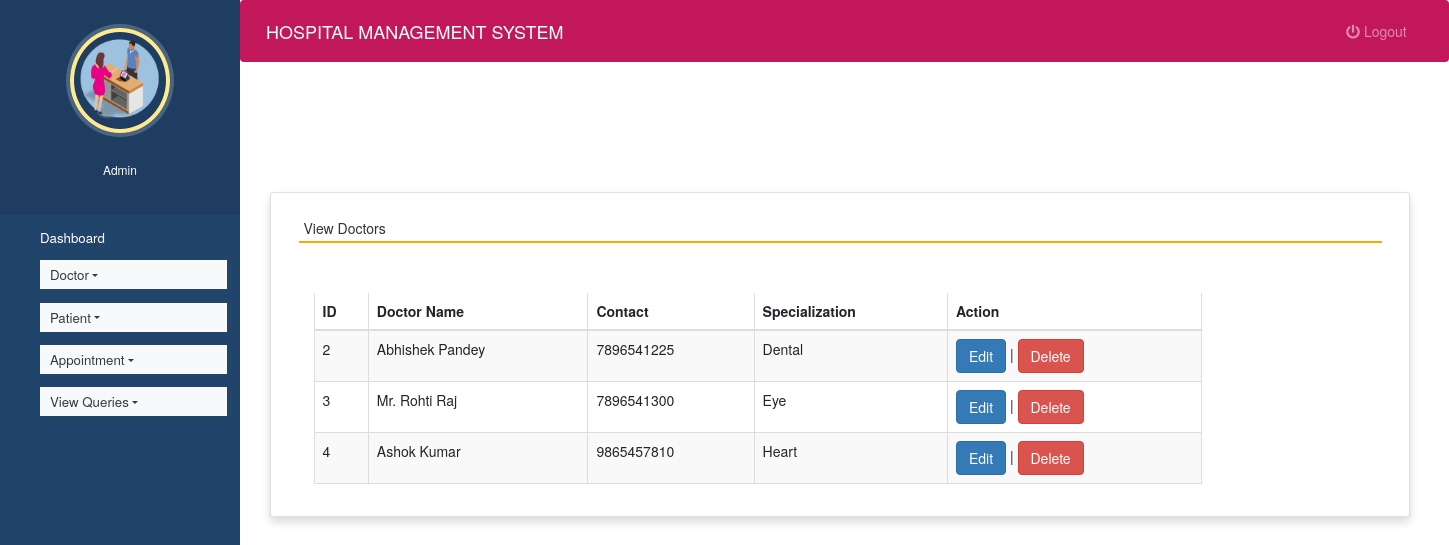
The page /view_doctor (signed in) on the database as committed earlier.
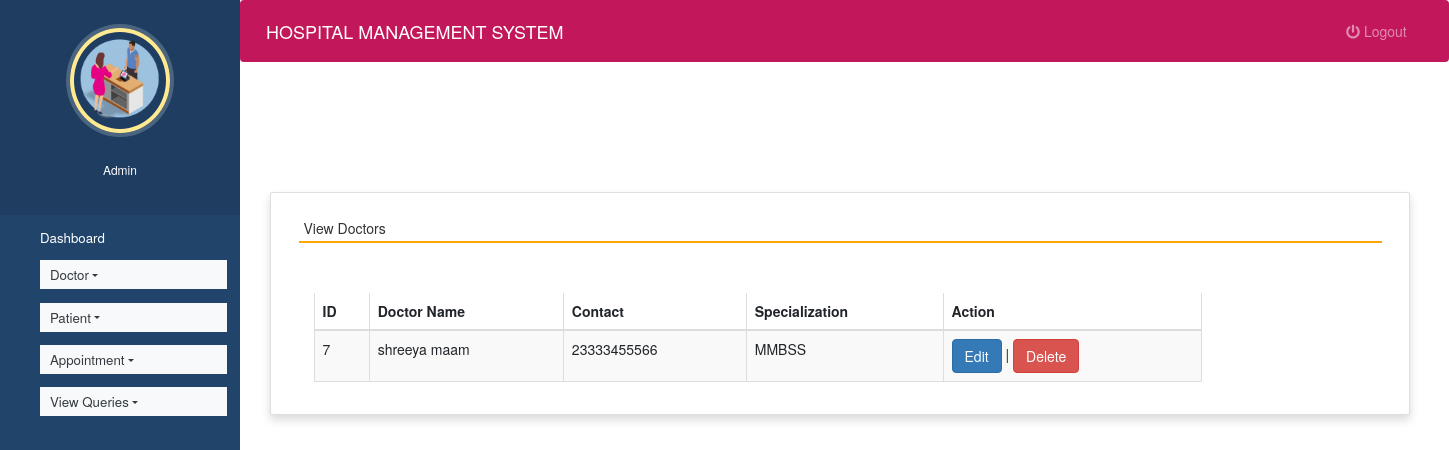
The same page on the database as committed later.
### hospitals/models.py (models this page shows, shortened)
class Doctor(models.Model):
    name = models.CharField(max_length=50)
    mobile = models.IntegerField()
    special = models.CharField(max_length=50)

### hospitals/views.py (the view)
# urls.py: path('view_doctor', view_doctor, name='view_doctor'),
def view_doctor(request):
    if not request.user.is_staff:
        return redirect('login')
    doc = Doctor.objects.all()
    d = {'doc':doc}
    return render(request,'view_doctor.html', d)

### hospitals/templates/view_doctor.html (shortened to what this page needs)
{% extends 'admin_nav.html' %}
{% load static %}
{% block content %}
<head>
 <link rel="stylesheet" href="https://maxcdn.bootstrapcdn.com/bootstrap/3.4.1/css/bootstrap.min.css">
  <link rel="stylesheet" href="https://cdnjs.cloudflare.com/ajax/libs/font-awesome/4.7.0/css/font-awesome.min.css">
  <link rel="stylesheet" href="https://use.fontawesome.com/releases/v5.6.3/css/all.css">
</head>
<br><br><br><br>
<div class="container card shadow m-5">
    <div class="card-body">
        <h5 class="p-2" style="border-bottom: 2px solid orange">View Doctors</h5>
		<div class="container mt-5">
			<div class="table-responsive">
		<table id="example" class="table table-striped table-bordered table-sm" style="width:80%">
			<thead>
				<tr>
					<th>ID</th>
					<th>Doctor Name</th>
					<th>Contact</th>
					<th>Specialization</th>
                    <th>Action</th>
				</tr>
			</thead>
			<tbody>
            {% for i in doc %}
			<tr>
				<td>{{i.id}}</td>
				<td>{{i.name}}</td>
				<td>{{i.mobile}}</td>
				<td>{{i.special}}</td>
				<td><a href="{% url 'edit_doctor' i.id %}" class="btn btn-primary">Edit</a> |
				<a href="{% url 'delete_doctor' i.id %}" onclick="return confirm('Are you ready to delete this record ?')" class="btn btn-danger">Delete</a></td>
			</tr>
			{% endfor %}
			</tbody>
		</table>
				</div>
	 </div>
	</div>
</div>
{% endblock content %}

Rows that differ between the two databases and show on the page:
removed Doctor: id "2", name "Abhishek Pandey", mobile "7896541225", special "Dental"
removed Doctor: id "3", name "Mr. Rohti Raj", mobile "7896541300", special "Eye"
removed Doctor: id "4", name "Ashok Kumar", mobile "9865457810", special "Heart"
added Doctor: id "7", name "shreeya maam", mobile "23333455566", special "MMBSS"
